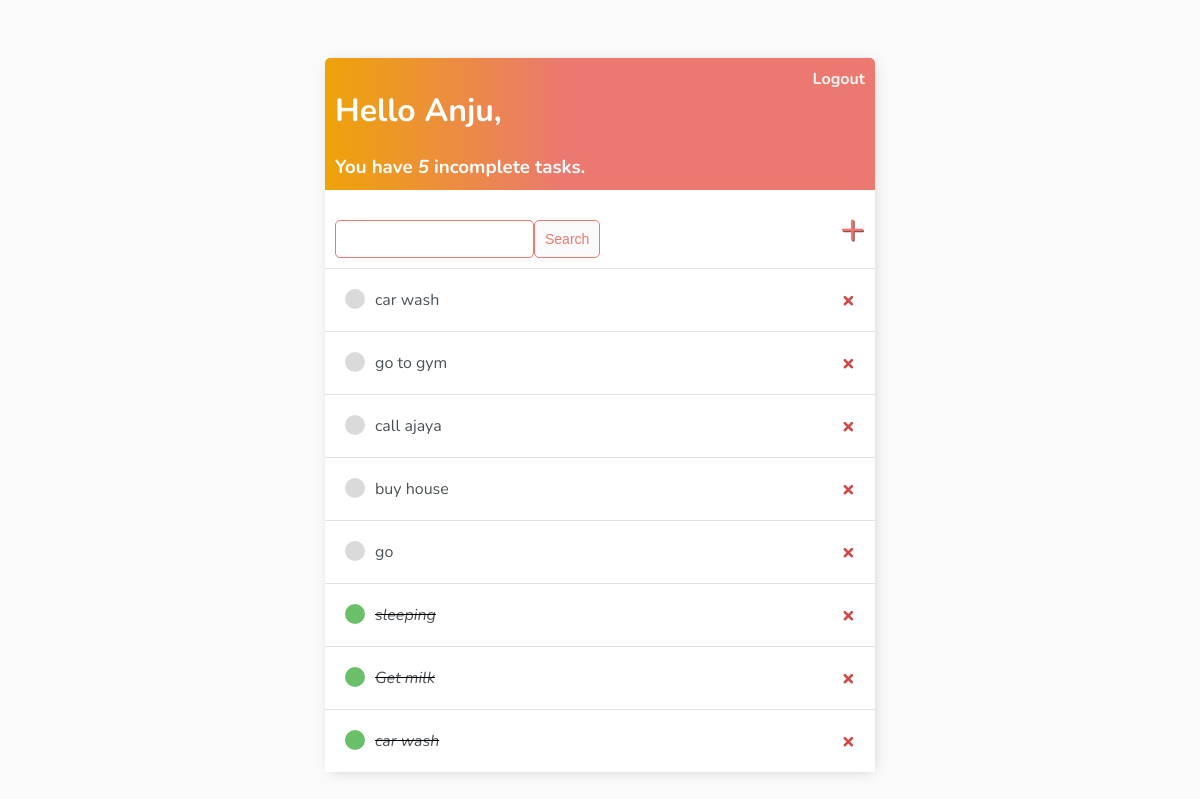
The app's page / (signed in) with its own data.
### base/models.py (models this page shows)
class Task(models.Model):
    user = models.ForeignKey(User, on_delete=models.CASCADE, null=True, blank=True)
    title = models.CharField(max_length=200)
    description = models.TextField(null=True, blank=True )
    complete = models.BooleanField(default=False)
    create = models.DateTimeField(auto_now_add=True)
    def __str__(self):
        return self.title
    class Meta:
        ordering = ['complete']

### base/views.py (the view)
class TaskList(LoginRequiredMixin,ListView):
    model = Task
    context_object_name = 'tasks'
    def get_context_data(self, **kwargs):
        context = super().get_context_data(**kwargs)
        context['tasks'] = context['tasks'].filter(user = self.request.user)
        context['count'] = context['tasks'].filter(complete = False).count()
        search_input = self.request.GET.get('search-area') or ''
        if search_input:
            context['tasks'] = context['tasks'].filter(title__startswith=search_input)
            context['search_input'] = search_input
        return context

### base/templates/base/task_list.html
{% extends 'base/main.html' %}
{% block content %}
<div class="header-bar">
    <div>
        <h1>Hello {{request.user|title}},</h1>
        <h3 style="margin:0">You have <i>{{count}}</i> incomplete task{{ count|pluralize:"s"}}.</h3>
    </div>
   {% if request.user.is_authenticated %}
   <a href="{% url 'logout' %}"><b>Logout </b></a>
   {% else %}
   <a href="{% url 'login' %}"><b>Login</b></a>
   {% endif %}
</div>
<div id="search-add-wrapper">
    <form method="GET" style="margin-top:20px; display: flex; ">
        <input type="text" name="search-area" value="{{search_input}}">
        <input class="button" type="submit" value="Search">
    </form>
    <a id="add-link" href="{% url 'task-create' %}">&#x2b</a>
</div>
<div class="task-items-wrapper">
    {% for task in tasks %}
    <div class="task-wrapper">
        {% if task.complete %}
        <div class="task-title">
            <div class="task-complete-icon"></div>
            <i><s><a href="{% url 'task-update' task.id %}">{{task}}</a></s></i>
        </div>
        <a class="delete-link" href="{% url 'task-delete' task.id %}">&#215;</a>
        {% else %}
        <div class="task-title">
            <div class="task-incomplete-icon"></div>
            <a href="{% url 'task-update' task.id %}">{{task}}</a>
        </div>
        <a class="delete-link" href="{% url 'task-delete' task.id %}">&#215;</a>
        {% endif %}
    </div>
    {% empty %}
    <h3>No items in list</h3>
    {% endfor %}
</div>
{% endblock content %}

### base/templates/base/main.html (style rules this page uses)
body { background-color:#FAFAFA; font-family: 'Nunito', sans-serif; padding-top: 50px; }
h1,h2,h3,h4,h5,h6 { font-family: 'Nunito', sans-serif; }
a,p { color:#4b5156; }
.header-bar { display: flex; justify-content: space-between; color: #fff; padding: 10px; border-radius: 5px 5px 0 0; background: linear-gradient(90deg, #eea309 0%, #eb796f 43%, #eb796f 100%); }
.header-bar a { color: rgb(247, 247, 247); text-decoration: none; }
.task-wrapper { display: flex; align-items: center; justify-content: space-between; padding: 20px; background-color: #fff; border-top: 1px solid rgb(226, 226, 226); }
.task-title { display: flex; }
.task-title a { text-decoration: none; color: #4b5156; margin-left: 10px; }
.task-complete-icon { height: 20px; width: 20px; background-color: rgb(105,192,105); border-radius: 50%; }
.task-incomplete-icon { height: 20px; width: 20px; background-color: rgb(218, 218, 218); border-radius: 50%; }
.delete-link { text-decoration: none; font-weight: 900; color: #cf4949; font-size: 22px; line-height: 0; }
#search-add-wrapper { display: flex; justify-content: space-between; align-items: center; padding: 10px; }
#add-link { color: #eb796f; text-decoration: none; font-size: 42px; text-shadow: 1px 1px #81413b; }
input[type=text], input[type=password], textarea { border:1px solid #eb796f; border-radius: 5px; padding: 10px; width: 90%; }
.button { border: 1px solid #eb796f; background-color: #fafafa; color: #eb796f; padding: 10px; font-size: 14px; border-radius: 5px; cursor: pointer; text-decoration: none; }

### records on screen
Task: title "car wash"
Task: title "go to gym"
Task: title "call ajaya"
Task: title "buy house"
Task: title "go"
Task: title "sleeping"
Task: title "Get milk"
Task: title "car wash"

### other values on screen
{{ request.user|title }} "Anju"
{{ count }} "5"
